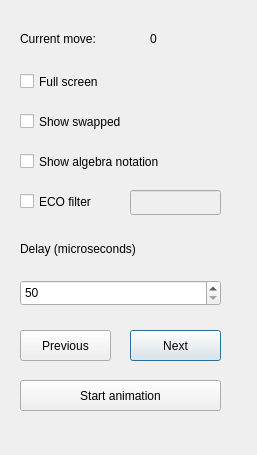
<?xml version="1.0" encoding="UTF-8"?>
<ui version="4.0">
 <class>Dialog</class>
 <widget class="QDialog" name="Dialog">
  <property name="geometry">
   <rect>
    <x>0</x>
    <y>0</y>
    <width>257</width>
    <height>455</height>
   </rect>
  </property>
  <property name="windowTitle">
   <string>Dialog</string>
  </property>
  <widget class="QLabel" name="label_2">
   <property name="geometry">
    <rect>
     <x>20</x>
     <y>30</y>
     <width>110</width>
     <height>17</height>
    </rect>
   </property>
   <property name="text">
    <string>Current move:</string>
   </property>
  </widget>
  <widget class="QLabel" name="label_3">
   <property name="geometry">
    <rect>
     <x>150</x>
     <y>30</y>
     <width>67</width>
     <height>17</height>
    </rect>
   </property>
   <property name="text">
    <string>0</string>
   </property>
  </widget>
  <widget class="QPushButton" name="pushButton_2">
   <property name="geometry">
    <rect>
     <x>130</x>
     <y>330</y>
     <width>91</width>
     <height>31</height>
    </rect>
   </property>
   <property name="text">
    <string>Next</string>
   </property>
  </widget>
  <widget class="QPushButton" name="pushButton_3">
   <property name="geometry">
    <rect>
     <x>20</x>
     <y>330</y>
     <width>91</width>
     <height>31</height>
    </rect>
   </property>
   <property name="text">
    <string>Previous</string>
   </property>
  </widget>
  <widget class="QPushButton" name="pushButton_4">
   <property name="geometry">
    <rect>
     <x>20</x>
     <y>380</y>
     <width>201</width>
     <height>31</height>
    </rect>
   </property>
   <property name="text">
    <string>Start animation</string>
   </property>
  </widget>
  <widget class="QCheckBox" name="checkBox">
   <property name="geometry">
    <rect>
     <x>20</x>
     <y>110</y>
     <width>151</width>
     <height>23</height>
    </rect>
   </property>
   <property name="text">
    <string>Show swapped</string>
   </property>
  </widget>
  <widget class="QCheckBox" name="checkBox_3">
   <property name="geometry">
    <rect>
     <x>20</x>
     <y>150</y>
     <width>181</width>
     <height>23</height>
    </rect>
   </property>
   <property name="text">
    <string>Show algebra notation</string>
   </property>
  </widget>
  <widget class="QSpinBox" name="spinBox">
   <property name="geometry">
    <rect>
     <x>20</x>
     <y>280</y>
     <width>201</width>
     <height>26</height>
    </rect>
   </property>
   <property name="minimum">
    <number>50</number>
   </property>
   <property name="maximum">
    <number>50000</number>
   </property>
   <property name="singleStep">
    <number>10</number>
   </property>
   <property name="stepType">
    <enum>QAbstractSpinBox::DefaultStepType</enum>
   </property>
  </widget>
  <widget class="QLabel" name="label_4">
   <property name="geometry">
    <rect>
     <x>20</x>
     <y>240</y>
     <width>201</width>
     <height>17</height>
    </rect>
   </property>
   <property name="text">
    <string>Delay (microseconds)</string>
   </property>
  </widget>
  <widget class="QCheckBox" name="checkBox_4">
   <property name="geometry">
    <rect>
     <x>20</x>
     <y>70</y>
     <width>121</width>
     <height>23</height>
    </rect>
   </property>
   <property name="text">
    <string>Full screen</string>
   </property>
  </widget>
  <widget class="QLineEdit" name="lineEdit">
   <property name="enabled">
    <bool>false</bool>
   </property>
   <property name="geometry">
    <rect>
     <x>130</x>
     <y>190</y>
     <width>91</width>
     <height>25</height>
    </rect>
   </property>
  </widget>
  <widget class="QCheckBox" name="checkBox_5">
   <property name="geometry">
    <rect>
     <x>20</x>
     <y>190</y>
     <width>92</width>
     <height>23</height>
    </rect>
   </property>
   <property name="text">
    <string>ECO filter</string>
   </property>
  </widget>
 </widget>
 <resources/>
 <connections/>
</ui>
